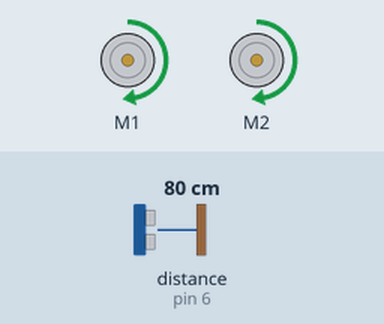
The sketch below on a simulated Arduino Uno, built with avr-gcc and run on an emulated ATmega328P. Shown: 2 × DC motor (green arrow = forward, orange = backward, longer = faster). The test bench sets the inputs (shaded band); at power-on: distance to the obstacle (sensor on pin 6) 80 cm. The echo pulse lasts 58.3 µs per cm.

Above: at 1.2 s.
1.3 s: distance to the obstacle (sensor on pin 6) set to 23 cm
2.8 s: distance to the obstacle (sensor on pin 6) set to 19 cm
At 4.0 s:
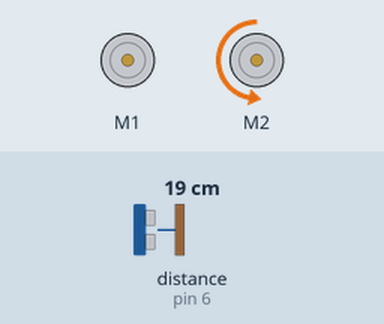
4.3 s: distance to the obstacle (sensor on pin 6) set to 35 cm
At 4.7 s:
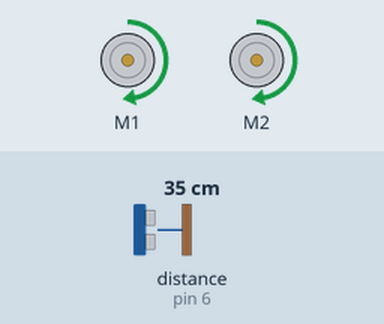
5.8 s: distance to the obstacle (sensor on pin 6) set to 2 cm
At 6.5 s:
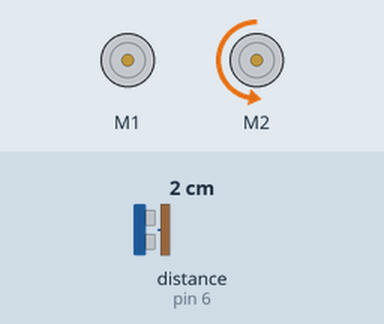
Timing chart, 0 to 8.3 s (numbered marks = the images above; inputs shaded):
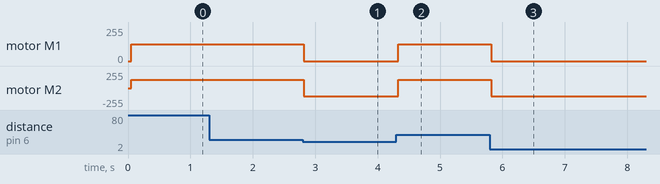

The sketch:

robotAvoidObstacle.ino
```cpp
#include <DualMC33926MotorShield.h>
#include <NewPing.h>
#define TRIGGER_PIN  11  // Arduino pin tied to trigger pin on the ultrasonic sensor.
#define ECHO_PIN     6  // Arduino pin tied to echo pin on the ultrasonic sensor.
#define MAX_DISTANCE 50 // Maximum distance we want to ping for (in centimeters). Maximum sensor distance is rated at 400-500cm.

DualMC33926MotorShield robot;
NewPing sonar(TRIGGER_PIN, ECHO_PIN, MAX_DISTANCE); // NewPing setup of pins and maximum distance.

void setup()
{
  robot.init();
}

void loop()
{
 delay(50);
 unsigned int distancia = sonar.ping_cm();
 if (distancia > 20 || distancia == 0)// Si la distancia es mayor de 50 cm, sonar.ping() devuelve 0
  {
    robot.setSpeeds(200,200);
  }
 else
  {
    robot.setSpeeds(0,-200);
  }
}
```

Measured:
- the behaviour switches between 21 and 20 cm on distance to the obstacle (sensor on pin 6) (found by bisection; images 0 and 1)
- after the input at 1.3 s, every drawn part: stays the same
- after the input at 2.8 s, motor M1: forward 127/255 → stopped at once; motor M2: forward 127/255 → backward 127/255 at once
- after the input at 4.3 s, motor M1: stopped → forward 127/255 at once; motor M2: backward 127/255 → forward 127/255 at once
- after the input at 5.8 s, motor M1: forward 127/255 → stopped at once; motor M2: forward 127/255 → backward 127/255 at once
